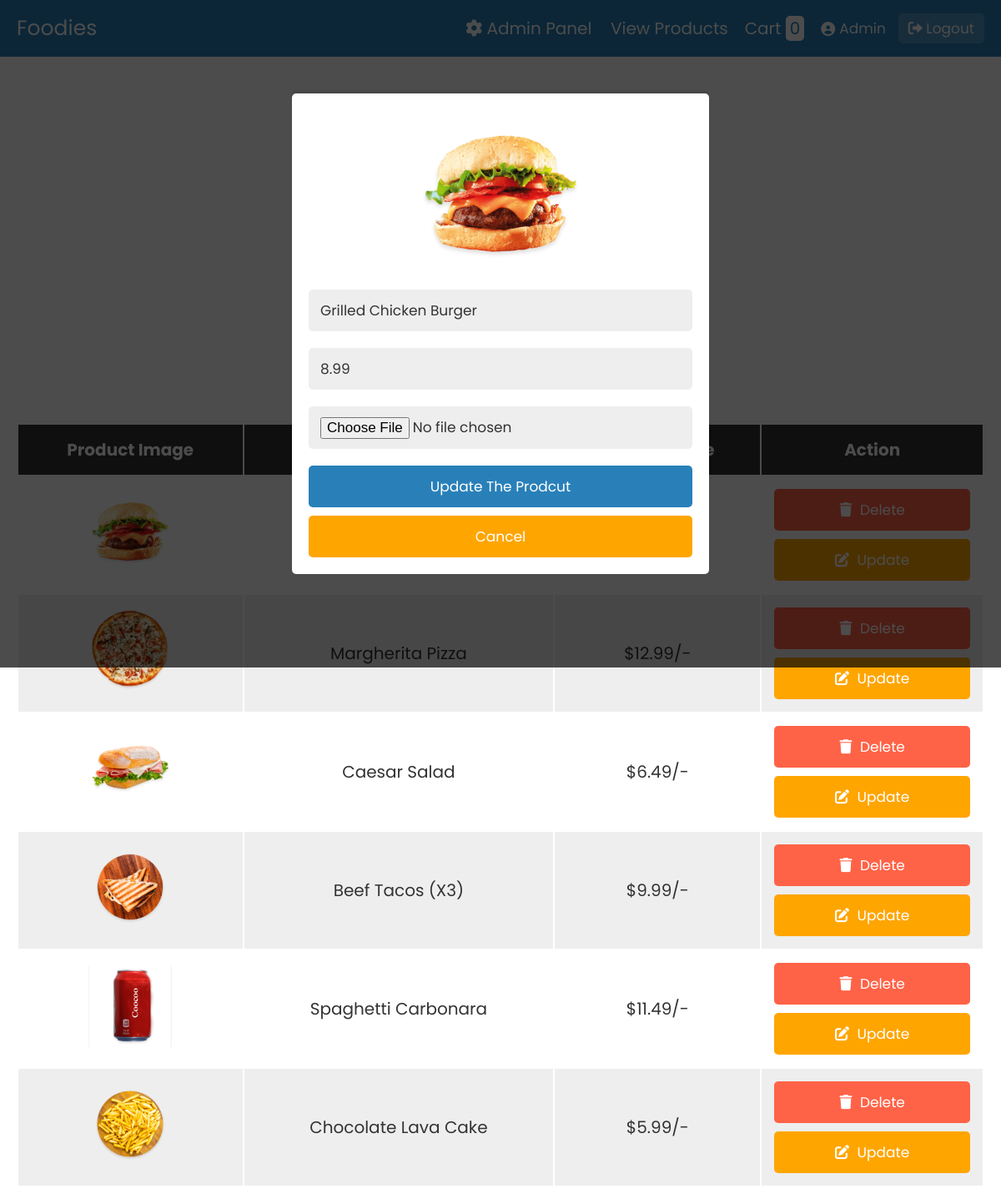
/admin.php?edit=1 (signed in), run on the app's committed database.
### tables this page shows
CREATE TABLE IF NOT EXISTS `products` (
  `id`    INT           NOT NULL AUTO_INCREMENT,
  `name`  VARCHAR(100)  NOT NULL,
  `price` DECIMAL(10,2) NOT NULL,
  `image` VARCHAR(255)  NOT NULL,
  PRIMARY KEY (`id`)
);

### admin.php (the view, shortened to what this page needs)
<?php
@include 'config.php';
?>
<!DOCTYPE html>
<html lang="en">
<head>
   <link rel="stylesheet" href="https://cdnjs.cloudflare.com/ajax/libs/font-awesome/6.0.0/css/all.min.css">
   <link rel="stylesheet" href="css/style.css">
</head>
<body>
<?php include 'header.php'; ?>
<div class="container">
<section>
<form action="" method="post" class="add-product-form" enctype="multipart/form-data">
   <h3>add a new product</h3>
</form>
</section>
<section class="display-product-table">
   <table>
      <thead>
         <th>product image</th>
         <th>product name</th>
         <th>product price</th>
         <th>action</th>
      </thead>
      <tbody>
         <?php
            $select_products = mysqli_query($conn, "SELECT * FROM `products`");
            if(mysqli_num_rows($select_products) > 0){
               while($row = mysqli_fetch_assoc($select_products)){
         ?>
         <tr>
            <td><img src="uploaded_img/<?php echo $row['image']; ?>" height="100" alt=""></td>
            <td><?php echo $row['name']; ?></td>
            <td>$<?php echo $row['price']; ?>/-</td>
            <td>
               <a href="admin.php?delete=<?php echo $row['id']; ?>" class="delete-btn" onclick="return confirm('are your sure you want to delete this?');"> <i class="fas fa-trash"></i> delete </a>
               <a href="admin.php?edit=<?php echo $row['id']; ?>" class="option-btn"> <i class="fas fa-edit"></i> update </a>
            </td>
         </tr>
         <?php
            };
            }else{
               echo "<div class='empty'>no product added</div>";
            };
         ?>
      </tbody>
   </table>
</section>
<section class="edit-form-container">
   <?php
   if(isset($_GET['edit'])){
      $edit_id = $_GET['edit'];
      $edit_query = mysqli_query($conn, "SELECT * FROM `products` WHERE id = $edit_id");
      if(mysqli_num_rows($edit_query) > 0){
         while($fetch_edit = mysqli_fetch_assoc($edit_query)){
   ?>
   <form action="" method="post" enctype="multipart/form-data">
      <img src="uploaded_img/<?php echo $fetch_edit['image']; ?>" height="200" alt="">
      <input type="text" class="box" required name="update_p_name" value="<?php echo $fetch_edit['name']; ?>">
      <input type="number" min="0" class="box" required name="update_p_price" value="<?php echo $fetch_edit['price']; ?>">
      <input type="file" class="box" required name="update_p_image" accept="image/png, image/jpg, image/jpeg">
      <input type="submit" value="update the prodcut" name="update_product" class="btn">
      <input type="reset" value="cancel" id="close-edit" class="option-btn">
   </form>
   <?php
            };
         };
      };
   ?>
</section>
</div>
</body>
</html>

### css/style.css (style rules this page uses)
:root { --blue:#2980b9; --red:tomato; --orange:orange; --black:#333; --white:#fff; --bg-color:#eee; --dark-bg:rgba(0,0,0,.7); --box-shadow:0 .5rem 1rem rgba(0,0,0,.1); --border:.1rem solid #999; }
* { font-family: 'Poppins', sans-serif; margin:0; padding:0; box-sizing: border-box; outline: none; border:none; text-decoration: none; text-transform: capitalize; }
html { font-size: 62.5%; overflow-x: hidden; }
.container { max-width: 1200px; margin:0 auto; }
section { padding:2rem; }
.btn, .option-btn, .delete-btn { display: block; width: 100%; text-align: center; background-color: var(--blue); color:var(--white); font-size: 1.7rem; padding:1.2rem 3rem; border-radius: .5rem; cursor: pointer; margin-top: 1rem; }
.option-btn i, .delete-btn i { padding-right: .5rem; }
.option-btn { background-color: var(--orange); }
.delete-btn { margin-top: 0; background-color: var(--red); }
.add-product-form { max-width: 50rem; background-color: var(--bg-color); border-radius: .5rem; padding:2rem; margin:0 auto; margin-top: 2rem; }
.add-product-form h3 { font-size: 2.5rem; margin-bottom: 1rem; color:var(--black); text-transform: uppercase; text-align: center; }
.display-product-table table { width: 100%; text-align: center; }
.display-product-table table thead th { padding:1.5rem; font-size: 2rem; background-color: var(--black); color:var(--white); }
.display-product-table table td { padding:1.5rem; font-size: 2rem; color:var(--black); }
.display-product-table table td:first-child { padding:0; }
.display-product-table table tr:nth-child(even) { background-color: var(--bg-color); }
.edit-form-container { position: fixed; top:0; left:0; z-index: 1100; background-color: var(--dark-bg); padding:2rem; display: none; align-items: center; justify-content: center; min-height: 100vh; width: 100%; }
.edit-form-container form { width: 50rem; border-radius: .5rem; background-color: var(--white); text-align: center; padding:2rem; }
.edit-form-container form .box { width: 100%; background-color: var(--bg-color); border-radius: .5rem; margin:1rem 0; font-size: 1.7rem; color:var(--black); padding:1.2rem 1.4rem; text-transform: none; }

### data on the page
products: image (picture), update_p_name "Grilled Chicken Burger", update_p_price "8.99"
products: image (picture), name "Margherita Pizza", price "12.99"
products: image (picture), name "Caesar Salad", price "6.49"
products: image (picture), name "Beef Tacos (X3)", price "9.99"
products: image (picture), name "Spaghetti Carbonara", price "11.49"
products: image (picture), name "Chocolate Lava Cake", price "5.99"

### other printed values
$row_count "0"
$_SESSION['username'] "Admin"
